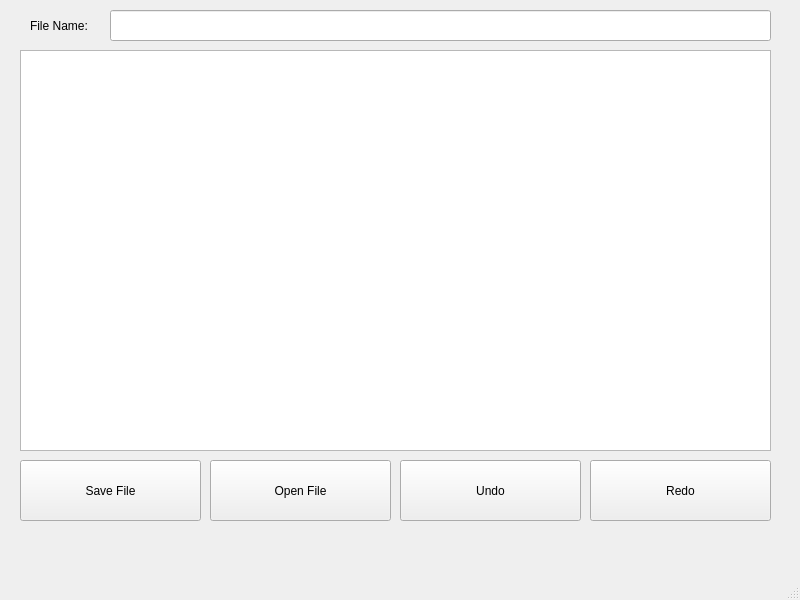
<?xml version="1.0" encoding="UTF-8"?>
<ui version="4.0">
 <class>MainWindow</class>
 <widget class="QMainWindow" name="MainWindow">
  <property name="geometry">
   <rect>
    <x>0</x>
    <y>0</y>
    <width>800</width>
    <height>600</height>
   </rect>
  </property>
  <property name="windowTitle">
   <string>MainWindow</string>
  </property>
  <widget class="QWidget" name="centralwidget">
   <widget class="QTextEdit" name="Workspace">
    <property name="geometry">
     <rect>
      <x>20</x>
      <y>50</y>
      <width>751</width>
      <height>401</height>
     </rect>
    </property>
    <property name="autoFillBackground">
     <bool>false</bool>
    </property>
   </widget>
   <widget class="QPushButton" name="Save_file">
    <property name="geometry">
     <rect>
      <x>20</x>
      <y>460</y>
      <width>181</width>
      <height>61</height>
     </rect>
    </property>
    <property name="text">
     <string>Save File</string>
    </property>
   </widget>
   <widget class="QPushButton" name="Open_file">
    <property name="geometry">
     <rect>
      <x>210</x>
      <y>460</y>
      <width>181</width>
      <height>61</height>
     </rect>
    </property>
    <property name="text">
     <string>Open File</string>
    </property>
   </widget>
   <widget class="QPushButton" name="Undo">
    <property name="geometry">
     <rect>
      <x>400</x>
      <y>460</y>
      <width>181</width>
      <height>61</height>
     </rect>
    </property>
    <property name="text">
     <string>Undo</string>
    </property>
   </widget>
   <widget class="QPushButton" name="Redo">
    <property name="geometry">
     <rect>
      <x>590</x>
      <y>460</y>
      <width>181</width>
      <height>61</height>
     </rect>
    </property>
    <property name="text">
     <string>Redo</string>
    </property>
   </widget>
   <widget class="QLineEdit" name="File_Name">
    <property name="geometry">
     <rect>
      <x>110</x>
      <y>10</y>
      <width>661</width>
      <height>31</height>
     </rect>
    </property>
   </widget>
   <widget class="QLabel" name="filename_lbl">
    <property name="geometry">
     <rect>
      <x>30</x>
      <y>10</y>
      <width>81</width>
      <height>31</height>
     </rect>
    </property>
    <property name="text">
     <string>File Name: </string>
    </property>
   </widget>
  </widget>
  <widget class="QMenuBar" name="menubar">
   <property name="geometry">
    <rect>
     <x>0</x>
     <y>0</y>
     <width>800</width>
     <height>26</height>
    </rect>
   </property>
  </widget>
  <widget class="QStatusBar" name="statusbar"/>
 </widget>
 <resources/>
 <connections/>
</ui>
